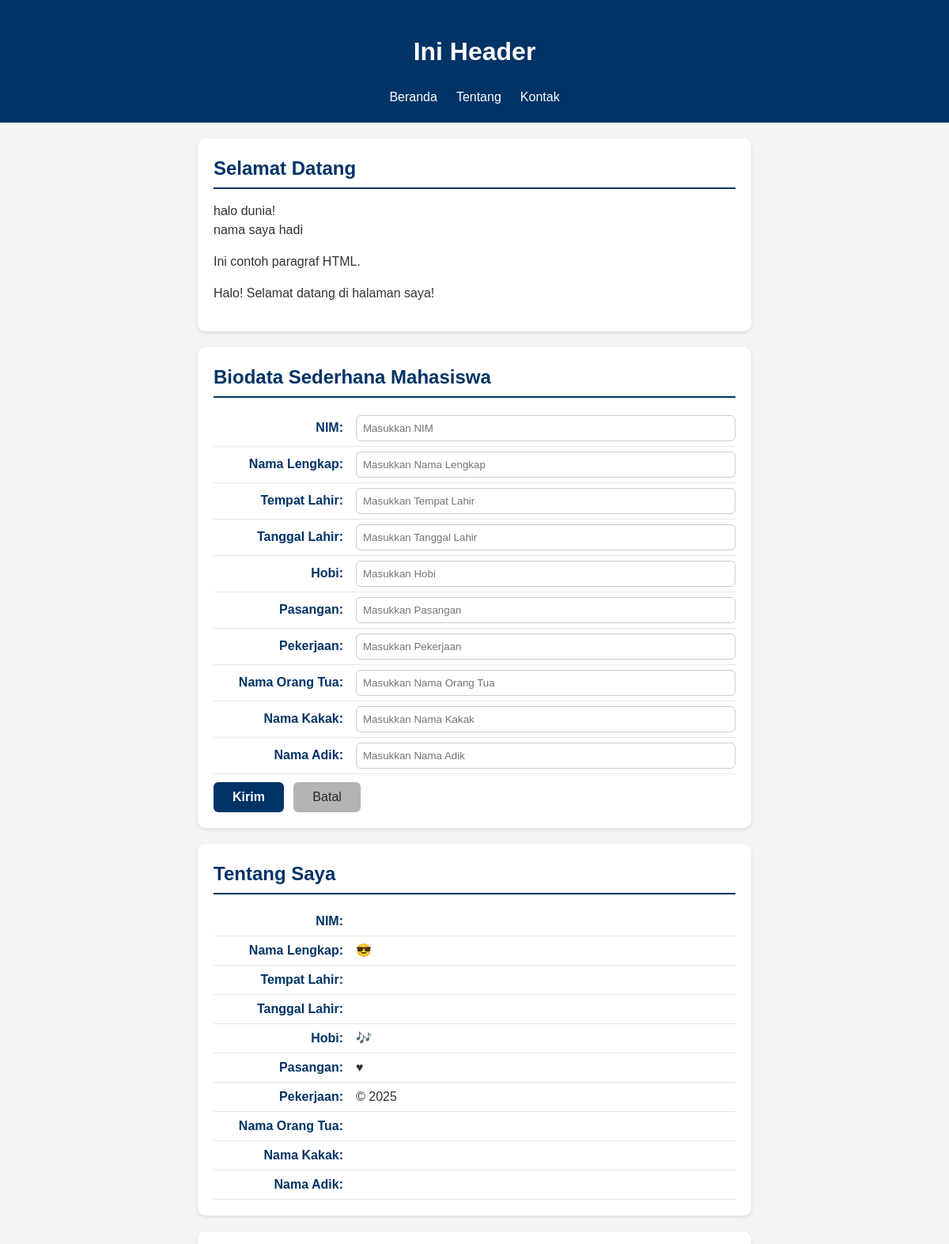
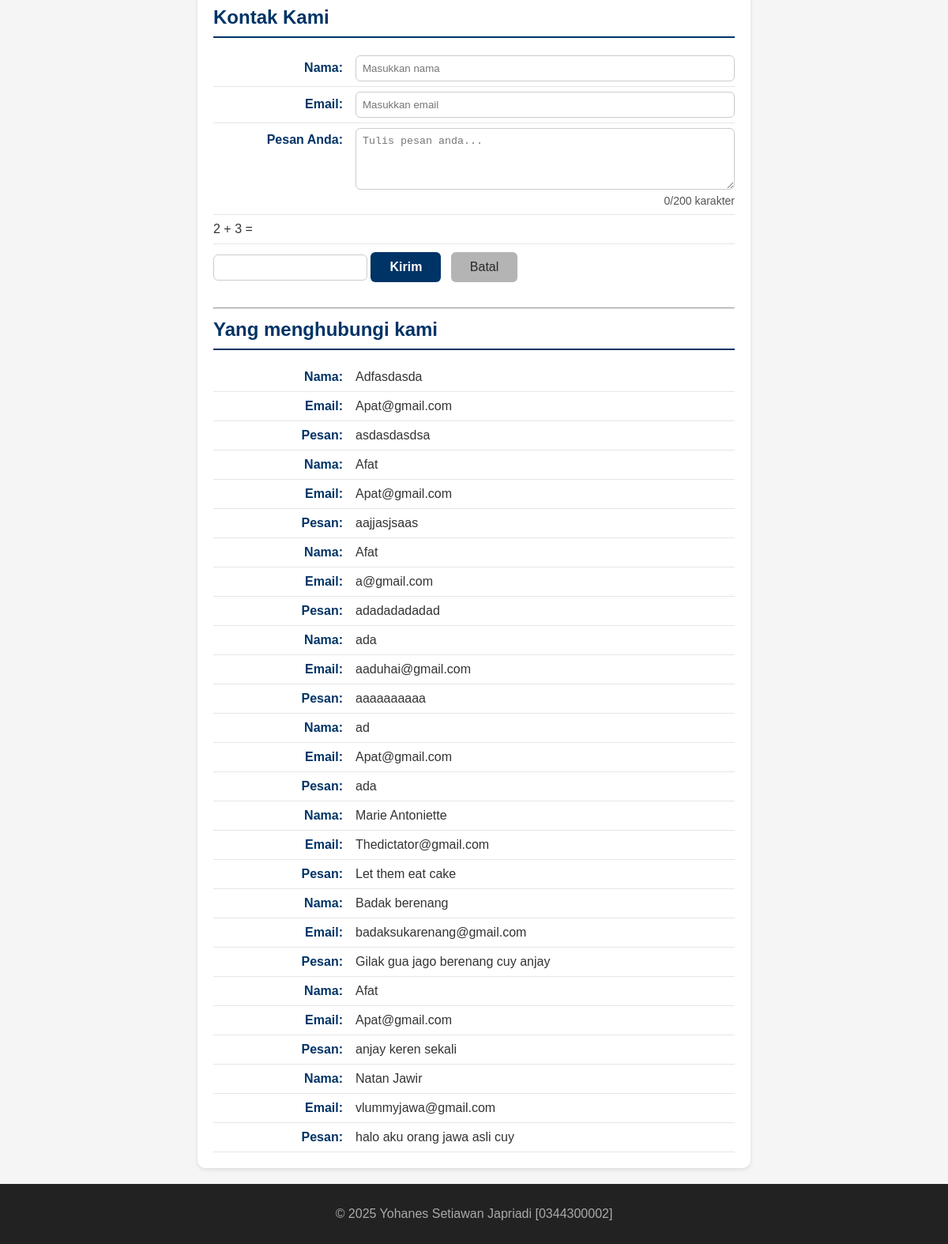
The page / on the database its author committed (2 pictures, top to bottom).
### tables this page shows
CREATE TABLE `tbl_tamu` (
  `cid` int(11) NOT NULL,
  `cnama` varchar(100) DEFAULT NULL,
  `cemail` varchar(100) DEFAULT NULL,
  `cpesan` text,
  `dcreated_at` datetime NOT NULL DEFAULT CURRENT_TIMESTAMP
);

### fungsi.php (the view, shortened to what this page needs)
<?php
function bersihkan($str)
{
  return htmlspecialchars(trim($str));
}
function tampilkanBiodata($conf, $arr)
{
  $html = "";
  foreach ($conf as $k => $v) {
    $label = $v["label"];
    $nilai = bersihkan($arr[$k] ?? '');
    $suffix = $v["suffix"];
    $html .= "<p><strong>{$label}</strong> {$nilai}{$suffix}</p>";
  }
  return $html;
}
?>

### index.php (shortened to what this page needs)
<?php
require_once __DIR__ . '/fungsi.php';
?>
<!DOCTYPE html>
<html lang="en">
<head>
  <link rel="stylesheet" href="style.css">
</head>
<body>
  <header>
    <h1>Ini Header</h1>
    <nav>
      <ul>
        <li><a href="#home">Beranda</a></li>
        <li><a href="#about">Tentang</a></li>
        <li><a href="#contact">Kontak</a></li>
      </ul>
    </nav>
  </header>
  <main>
    <section id="home">
      <h2>Selamat Datang</h2>
      <?php
      echo "halo dunia!<br>";
      echo "nama saya hadi";
      ?>
      <p>Ini contoh paragraf HTML.</p>
    </section>
    <section id="biodata">
      <h2>Biodata Sederhana Mahasiswa</h2>
      <form action="proses.php" method="POST">
        <label for="txtNim"><span>NIM:</span>
          <input type="text" id="txtNim" name="txtNim" placeholder="Masukkan NIM" required>
        </label>
        <label for="txtNmLengkap"><span>Nama Lengkap:</span>
          <input type="text" id="txtNmLengkap" name="txtNmLengkap" placeholder="Masukkan Nama Lengkap" required>
        </label>
        <label for="txtT4Lhr"><span>Tempat Lahir:</span>
          <input type="text" id="txtT4Lhr" name="txtT4Lhr" placeholder="Masukkan Tempat Lahir" required>
        </label>
        <label for="txtTglLhr"><span>Tanggal Lahir:</span>
          <input type="text" id="txtTglLhr" name="txtTglLhr" placeholder="Masukkan Tanggal Lahir" required>
        </label>
        <label for="txtHobi"><span>Hobi:</span>
          <input type="text" id="txtHobi" name="txtHobi" placeholder="Masukkan Hobi" required>
        </label>
        <label for="txtPasangan"><span>Pasangan:</span>
          <input type="text" id="txtPasangan" name="txtPasangan" placeholder="Masukkan Pasangan" required>
        </label>
        <label for="txtKerja"><span>Pekerjaan:</span>
          <input type="text" id="txtKerja" name="txtKerja" placeholder="Masukkan Pekerjaan" required>
        </label>
        <label for="txtNmOrtu"><span>Nama Orang Tua:</span>
          <input type="text" id="txtNmOrtu" name="txtNmOrtu" placeholder="Masukkan Nama Orang Tua" required>
        </label>
        <label for="txtNmKakak"><span>Nama Kakak:</span>
          <input type="text" id="txtNmKakak" name="txtNmKakak" placeholder="Masukkan Nama Kakak" required>
        </label>
        <label for="txtNmAdik"><span>Nama Adik:</span>
          <input type="text" id="txtNmAdik" name="txtNmAdik" placeholder="Masukkan Nama Adik" required>
        </label>
        <button type="submit">Kirim</button>
        <button type="reset">Batal</button>
      </form>
    </section>
    <?php
    $biodata = $_SESSION["biodata"] ?? [];
    $fieldConfig = [
      "nim" => ["label" => "NIM:", "suffix" => ""],
      "nama" => ["label" => "Nama Lengkap:", "suffix" => " &#128526;"],
      "tempat" => ["label" => "Tempat Lahir:", "suffix" => ""],
      "tanggal" => ["label" => "Tanggal Lahir:", "suffix" => ""],
      "hobi" => ["label" => "Hobi:", "suffix" => " &#127926;"],
      "pasangan" => ["label" => "Pasangan:", "suffix" => " &hearts;"],
      "pekerjaan" => ["label" => "Pekerjaan:", "suffix" => " &copy; 2025"],
      "ortu" => ["label" => "Nama Orang Tua:", "suffix" => ""],
      "kakak" => ["label" => "Nama Kakak:", "suffix" => ""],
      "adik" => ["label" => "Nama Adik:", "suffix" => ""],
    ];
    ?>
    <section id="about">
      <h2>Tentang Saya</h2>
      <?= tampilkanBiodata($fieldConfig, $biodata) ?>
    </section>
    <?php
    $old           = $_SESSION['old'] ?? [];
    ?>
    <section id="contact">
      <h2>Kontak Kami</h2>
      <form action="proses.php" method="POST">
        <label for="txtNama"><span>Nama:</span>
          <input type="text" id="txtNama" name="txtNama" placeholder="Masukkan nama"
          required autocomplete="name"
          value="<?= isset($old['nama']) ? htmlspecialchars($old['nama']) : '' ?>">
        </label>
        <label for="txtEmail"><span>Email:</span>
          <input type="email" id="txtEmail" name="txtEmail" placeholder="Masukkan email"
          required autocomplete="email"
          value="<?= isset($old['email']) ? htmlspecialchars($old['email']) : '' ?>">
        </label>
        <label for="txtPesan"><span>Pesan Anda:</span>
          <textarea id="txtPesan" name="txtPesan" rows="4" placeholder="Tulis pesan anda..."
          required><?= isset($old['pesan']) ? htmlspecialchars($old['pesan']) : '' ?></textarea>
          <small id="charCount">0/200 karakter</small>
        </label>
        <label>2 + 3 = </label>
<input type="text" name="captcha" required
       value="<?= $old['captcha'] ?? '' ?>">
        <button type="submit">Kirim</button>
        <button type="reset">Batal</button>
      </form>
      <br>
      <hr>
      <h2>Yang menghubungi kami</h2>
      <?php include 'read_inc.php'; ?>
    </section>
  </main>
  <footer>
    <p>&copy; 2025 Yohanes Setiawan Japriadi [0344300002]</p>
  </footer>
</body>
</html>

### read_inc.php
<?php
require 'koneksi.php';
$contactConfig = [
  "nama" => ["label" => "Nama:", "suffix" => ""],
  "email" => ["label" => "Email:", "suffix" => ""],
  "pesan" => ["label" => "Pesan:", "suffix" => ""]
];
$sql = "SELECT * FROM tbl_tamu ORDER BY cid DESC";
$q = mysqli_query($conn, $sql);
if (!$q) {
    echo "<p>Gagal membaca data tamu: " . htmlspecialchars(mysqli_error($conn)) . "</p>";
} else if (mysqli_num_rows($q) === 0 ) {
    echo "<p>Belum ada tamu yang tersimpan.</p>";
} else {
    while ($row = mysqli_fetch_assoc($q)) {
        $arrContact = [
           "nama" => $row["cnama"] ?? "",
           "email" => $row["cemail"] ?? "",
           "pesan" => $row["cpesan"] ?? "",
        ];
        echo tampilkanBiodata($contactConfig, $arrContact);
    }
}
?>

### style.css (style rules this page uses)
* { box-sizing: border-box; }
body { margin: 0; font-family: Arial, sans-serif; background: #f5f5f5; color: #333; line-height: 1.5; }
header { background: #003366; color: #fff; padding: 20px; text-align: center; }
header ul { display: flex; justify-content: center; list-style: none; padding: 0; margin: 10px 0 0; }
header li a { color: #fff; text-decoration: none; padding: 6px 12px; }
#home, #about, #contact, #biodata { background-color: #ffffff; border-radius: 10px; padding: 20px; max-width: 700px; margin: 20px auto; box-shadow: 0 2px 5px rgba(0, 0, 0, 0.1); }
#home h2, #about h2, #contact h2, #biodata h2 { color: #003366; border-bottom: 2px solid #003366; padding-bottom: 6px; margin-top: 0; margin-bottom: 16px; }
#home p { text-align: justify; }
#about p, #contact p, #contact label, #biodata label { display: flex; justify-content: flex-start; align-items: baseline; margin: 0; padding: 6px 0; border-bottom: 1px solid #e6e6e6; }
#about strong, #contact strong, #contact label>span, #biodata label>span { min-width: 180px; color: #003366; font-weight: 600; text-align: right; padding-right: 16px; flex-shrink: 0; }
#contact input, #contact textarea, #biodata input { flex: 1; border: 1px solid #ccc; border-radius: 6px; padding: 8px; color: #000; font-weight: normal; margin: 0; box-sizing: border-box; }
#contact button, #biodata button { margin-top: 10px; display: inline-block; padding: 10px 24px; font-size: 16px; border-radius: 6px; cursor: pointer; border: none; transition: all 0.3s ease; margin-right: 8px; }
#contact button[type="submit"], #biodata button[type="submit"] { background-color: #003366; color: #fff; font-weight: 600; }
#contact button[type="reset"], #biodata button[type="reset"] { background-color: #b4b4b4; color: #272727; font-weight: 500; }
footer { background: #222; color: #aaa; text-align: center; padding: 10px; }

### rows shown on the page
tbl_tamu: label "Nama:", cnama "Adfasdasda", label "Email:", cemail "Apat@gmail.com", label "Pesan:", cpesan "asdasdasdsa"
tbl_tamu: label "Nama:", cnama "Afat", label "Email:", cemail "Apat@gmail.com", label "Pesan:", cpesan "aajjasjsaas"
tbl_tamu: label "Nama:", cnama "Afat", label "Email:", cemail "a@gmail.com", label "Pesan:", cpesan "adadadadadad"
tbl_tamu: label "Nama:", cnama "ada", label "Email:", cemail "aaduhai@gmail.com", label "Pesan:", cpesan "aaaaaaaaaa"
tbl_tamu: label "Nama:", cnama "ad", label "Email:", cemail "Apat@gmail.com", label "Pesan:", cpesan "ada"
tbl_tamu: label "Nama:", cnama "Marie Antoniette", label "Email:", cemail "Thedictator@gmail.com", label "Pesan:", cpesan "Let them eat cake"
tbl_tamu: label "Nama:", cnama "Badak berenang", label "Email:", cemail "badaksukarenang@gmail.com", label "Pesan:", cpesan "Gilak gua jago berenang cuy anjay"
tbl_tamu: label "Nama:", cnama "Afat", label "Email:", cemail "Apat@gmail.com", label "Pesan:", cpesan "anjay keren sekali"
tbl_tamu: label "Nama:", cnama "Natan Jawir", label "Email:", cemail "vlummyjawa@gmail.com", label "Pesan:", cpesan "halo aku orang jawa asli cuy"

### other values the page prints
$label "NIM:"
$label "Nama Lengkap:"
$suffix "😎"
$label "Tempat Lahir:"
$label "Tanggal Lahir:"
$label "Hobi:"
$suffix "🎶"
$label "Pasangan:"
$suffix "♥"
$label "Pekerjaan:"
$suffix "© 2025"
$label "Nama Orang Tua:"
$label "Nama Kakak:"
$label "Nama Adik:"
